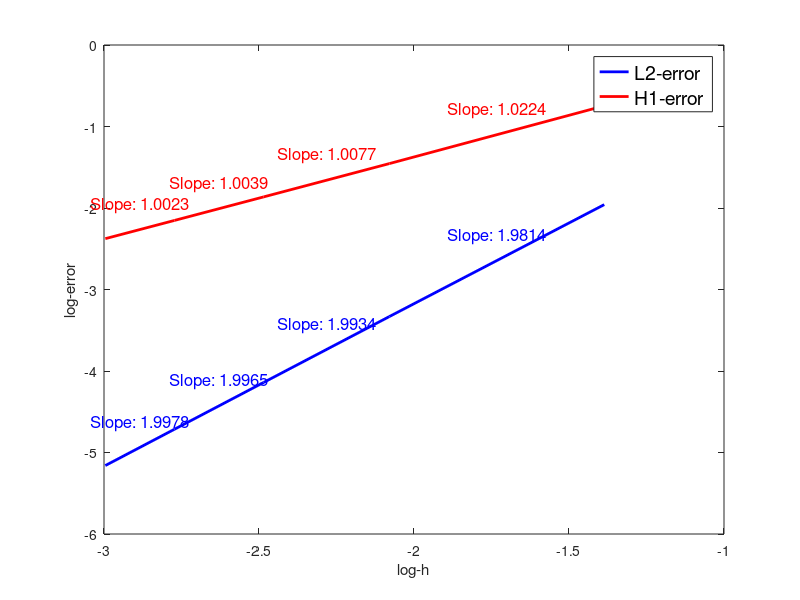

The MATLAB source for this figure:
function [L2_error, H1_error, log_L2_error, log_H1_error, L2_rate_error, H1_rate_error] = convergence_analysis()
    figure;
    h = [1/4,1/8, 1/12, 1/16, 1/20];
    log_h = log(h);
    
    
    
    % =========================================================================
    % deg=1
    L2_error = [0.141071528252743, 0.035725774086503, 0.015920886102558, 0.008964554475447, 0.005740164529741];
    log_L2_error = log(L2_error);
    H1_error = [0.474091663610600, 0.233385771108423, 0.155106842982818, 0.116200638790383,0.092912126193956 ];
    log_H1_error = log(H1_error);
    
    % =========================================================================
    
    
    
    h1 = plot(log_h, log_L2_error,'b-', 'LineWidth', 2);
    hold on;
    h2 = plot(log_h, log_H1_error,'r-', 'LineWidth', 2);
    xlabel("log-h");
    ylabel("log-error");
    legend('L2-error', 'H1-error','Location', 'Best', 'FontSize', 14, 'Box', 'on');
    
    % rate of error
    L2_rate_error = zeros(length(log_h)-1,1);
    H1_rate_error = zeros(length(log_h)-1,1);
    for ii = 1:length(log_h)-1
        L2_rate_error(ii) = (log_L2_error(ii+1) - log_L2_error(ii))/(log_h(ii+1)-log_h(ii));
        H1_rate_error(ii) = (log_H1_error(ii+1) - log_H1_error(ii))/(log_h(ii+1)-log_h(ii));
    end

    % add slope text
    for seg = 1:length(log_h)-1
        x_mid = mean(log_h(seg:seg+1));
        y_mid_L2 = mean(log_L2_error(seg:seg+1)) + 0.2;
        y_mid_H1 = mean(log_H1_error(seg:seg+1)) + 0.2;
        text(x_mid, y_mid_L2, sprintf('Slope: %.4f',L2_rate_error(seg)),...
            'Color', 'b',...
            'HorizontalAlignment', 'center',...
            'VerticalAlignment', 'bottom',...
            'FontSize', 12);
        text(x_mid, y_mid_H1, sprintf('Slope: %.4f',H1_rate_error(seg)),...
            'Color', 'r',...
            'HorizontalAlignment', 'center',...
            'VerticalAlignment', 'bottom',...
            'FontSize', 12);
    end
    legend('show'); 
    hold off;

    fprintf('\n                           Convergence\n');
    fprintf('-------------------------------------------------------------------------------\n');
    fprintf('\tgrid\teL2\t\teH1\t\tlog(eL1)\tlog(eH1)\n');
    
    for i = 1:length(log_h)
        eL2 = L2_error(i);
        eH1 = H1_error(i);
        logeL2 = log_L2_error(i);  
        logeH1 = log_H1_error(i);
        
        % print
        line = sprintf('\t%d\t%.8f\t%.8f\t%.8f\t%.8f\n', i, eL2, eH1, logeL2, logeH1);
        fprintf('%s\n', line);
    end


end